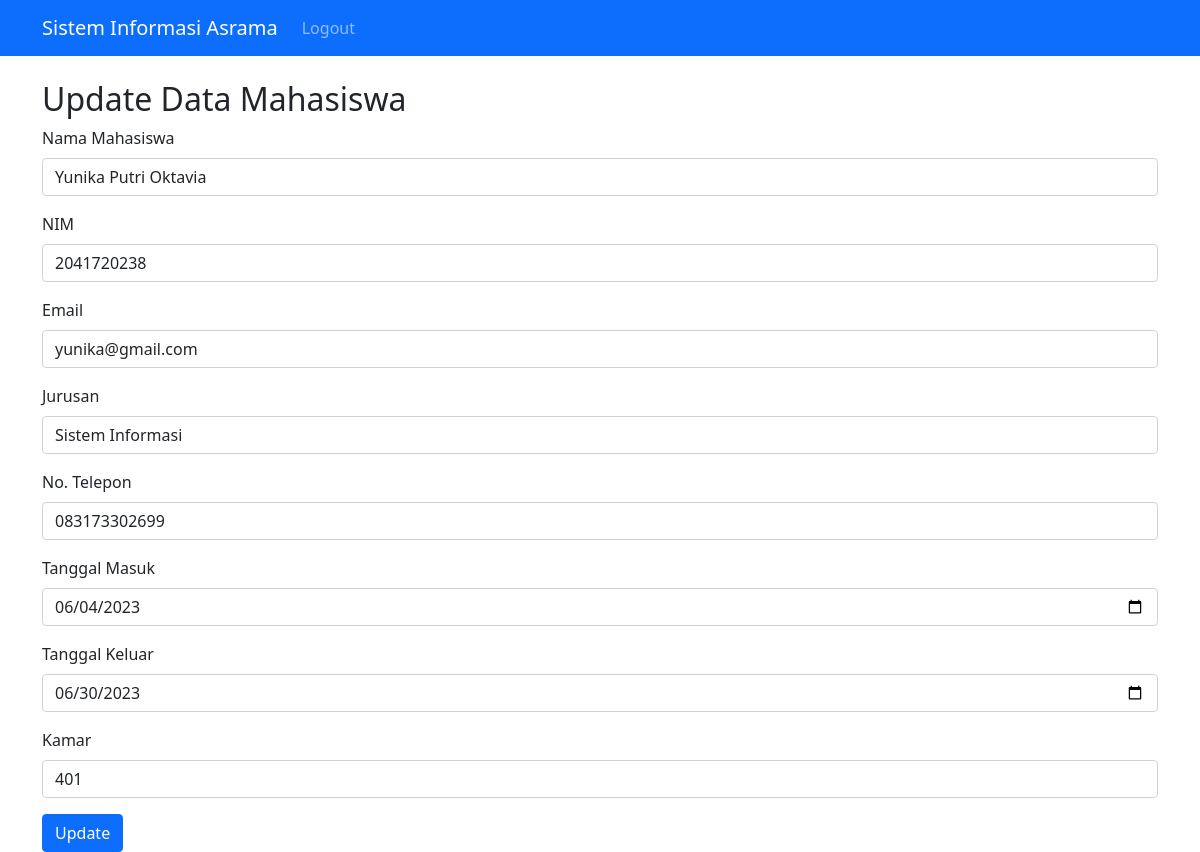
The app's page /update.php?id=2 (signed in) with its own data.
### tables this page shows
CREATE TABLE `asramaconfirmed` (
  `conMahaId` int(11) NOT NULL,
  `conNamaMaha` varchar(255) NOT NULL,
  `conNim` varchar(255) NOT NULL,
  `conEmail` varchar(255) DEFAULT NULL,
  `conJurusan` varchar(255) NOT NULL,
  `conNoTelp` varchar(255) NOT NULL,
  `contglmasuk` date NOT NULL,
  `contglkeluar` date NOT NULL,
  `conKamar` varchar(255) NOT NULL
);

### update.php (the view, shortened to what this page needs)
<?php
include('config.php');
if (isset($_GET['id'])) {
  $id = $_GET['id'];
  $query = "SELECT * FROM asramaConfirmed WHERE conMahaId = $id";
  $result = mysqli_query($conn, $query);
  $row = mysqli_fetch_assoc($result);
} else {
  header('Location: admin.php');
  exit();
}
?>
<!DOCTYPE html>
<html>
<head>
  <link rel="stylesheet" href="https://cdn.jsdelivr.net/npm/bootstrap@5.0.0-beta3/dist/css/bootstrap.min.css">
</head>
<body>
  <?php include 'navbar.php';?>
  <div class="container mt-4">
    <h2>Update Data Mahasiswa</h2>
    <form method="POST">
      <div class="mb-3">
        <label for="namaMahasiswa" class="form-label">Nama Mahasiswa</label>
        <input type="text" class="form-control" id="namaMahasiswa" name="namaMahasiswa" value="<?php echo $row['conNamaMaha']; ?>">
      </div>
      <div class="mb-3">
        <label for="nim" class="form-label">NIM</label>
        <input type="text" class="form-control" id="nim" name="nim" value="<?php echo $row['conNim']; ?>">
      </div>
      <div class="mb-3">
        <label for="email" class="form-label">Email</label>
        <input type="email" class="form-control" id="email" name="email" value="<?php echo $row['conEmail']; ?>">
      </div>
      <div class="mb-3">
        <label for="jurusan" class="form-label">Jurusan</label>
        <input type="text" class="form-control" id="jurusan" name="jurusan" value="<?php echo $row['conJurusan']; ?>">
      </div>
      <div class="mb-3">
        <label for="noTelp" class="form-label">No. Telepon</label>
        <input type="text" class="form-control" id="noTelp" name="noTelp" value="<?php echo $row['conNoTelp']; ?>">
      </div>
      <div class="mb-3">
        <label for="tanggalMasuk" class="form-label">Tanggal Masuk</label>
        <input type="date" class="form-control" id="tanggalMasuk" name="tanggalMasuk" value="<?php echo $row['contglmasuk']; ?>">
      </div>
      <div class="mb-3">
        <label for="tanggalKeluar" class="form-label">Tanggal Keluar</label>
        <input type="date" class="form-control" id="tanggalKeluar" name="tanggalKeluar" value="<?php echo $row['contglkeluar']; ?>">
      </div>
      <div class="mb-3">
        <label for="kamar" class="form-label">Kamar</label>
        <input type="text" class="form-control" id="kamar" name="kamar" value="<?php echo $row['conKamar']; ?>">
      </div>
      <button type="submit" class="btn btn-primary" name="update">Update</button>
    </form>
  </div>
</body>
</html>

### records on screen
asramaconfirmed: namaMahasiswa "Yunika Putri Oktavia", nim "2041720238", email "yunika@gmail.com", jurusan "Sistem Informasi", noTelp "083173302699", tanggalMasuk "06/04/2023", tanggalKeluar "06/30/2023", kamar "401"
